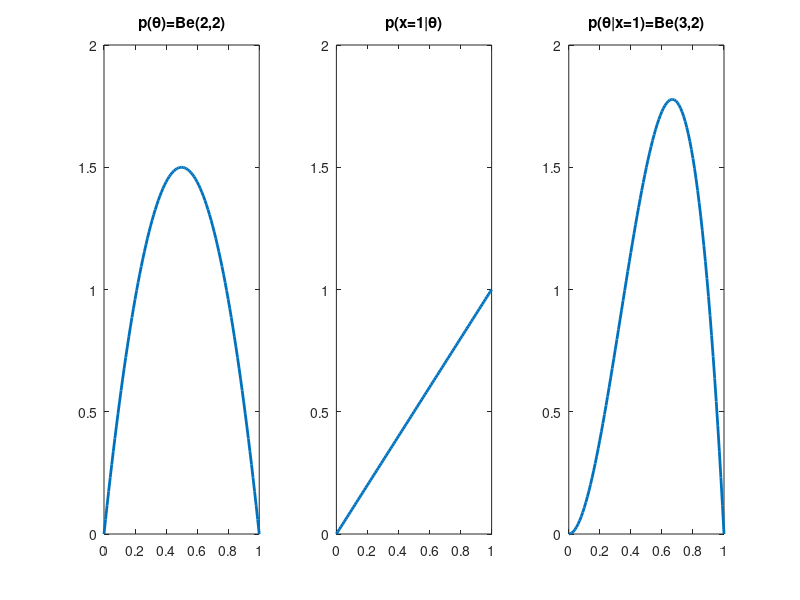
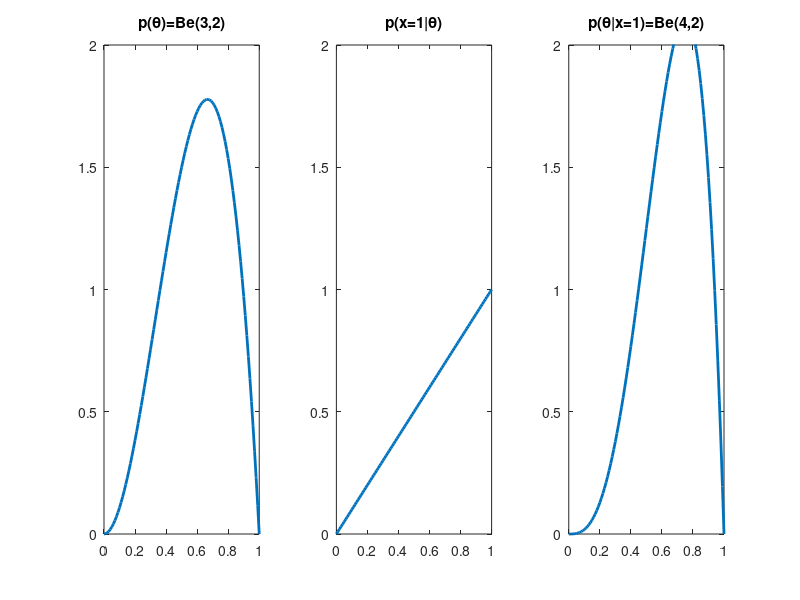
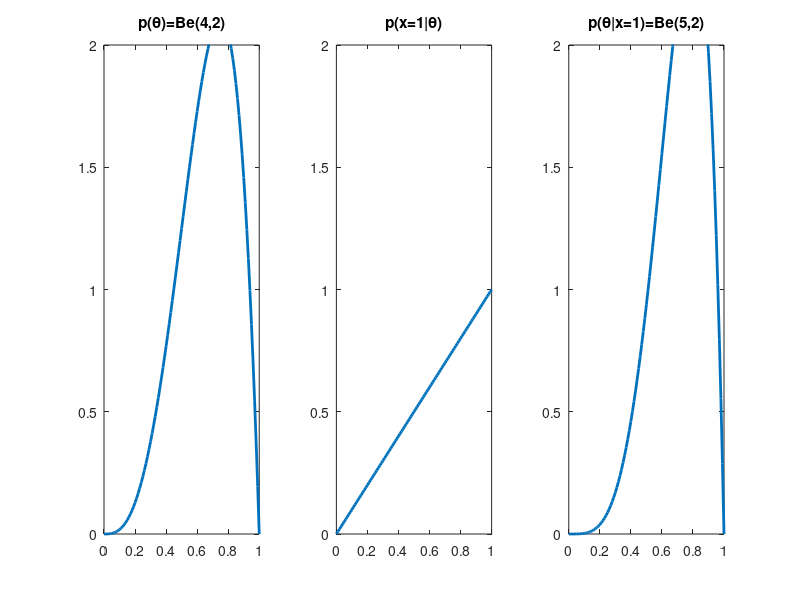
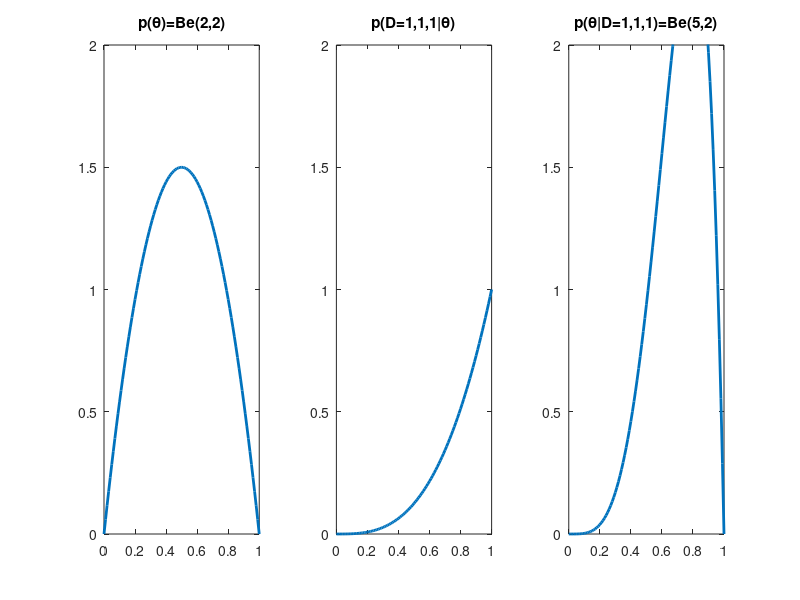

MATLAB code for these plots, in order:
xs = 0:0.01:1;
a = [0.1 1];
b = [0.1 1];
for i=1:2
  p = betapdf(xs, a(i), b(i));
  subplot(1,2,i)
  plot(xs,p, 'linewidth', 2);
  title(sprintf('a=%4.2f, b=%4.2f', a(i), b(i)))
end


xs = 0:0.01:1;
a = [0.1 1 2 8];
b = [0.1 1 3 4];
for i=1:4
  p = betapdf(xs, a(i), b(i));
  subplot(2,2,i)
  plot(xs,p, 'linewidth', 2);
  title(sprintf('a=%4.2f, b=%4.2f', a(i), b(i)))
end


folder = 'C:/kmurphy/figures/other';
thetas = 0:0.01:1;
alpha1 = 2; alpha0 = 2;
N1=1; N0=0; N = N1+N0;
prior = betapdf(thetas, alpha1, alpha0);
lik =  thetas.^N1 .* (1-thetas).^N0;	
post = betapdf(thetas, alpha1+N1, alpha0+N0);
h=figure;
%set(gcf, 'position', [100 100 800 200])
subplot(1,3,1);plot(thetas, prior, 'linewidth', 2); 
axis([0 1 0 2]); title('p(\theta)=Be(2,2)')
subplot(1,3,2);plot(thetas, lik, 'linewidth', 2); 
axis([0 1 0 2]); title('p(x=1|\theta)');
subplot(1,3,3);plot(thetas, post, 'linewidth', 2); 
axis([0 1 0 2]); title('p(\theta|x=1)=Be(3,2)')
print(gcf, '-depsc', fullfile(folder, 'betaUpdateX1.eps'))


thetas = 0:0.01:1;
alpha1 = 3; alpha0 = 2;
N1=1; N0=0; N = N1+N0;
prior = betapdf(thetas, alpha1, alpha0);
lik =  thetas.^N1 .* (1-thetas).^N0;	
post = betapdf(thetas, alpha1+N1, alpha0+N0);
figure;
%set(gcf, 'position', [100 100 800 200])
subplot(1,3,1);plot(thetas, prior, 'linewidth', 2); 
axis([0 1 0 2]); title('p(\theta)=Be(3,2)')
subplot(1,3,2);plot(thetas, lik, 'linewidth', 2); 
axis([0 1 0 2]); title('p(x=1|\theta)');
subplot(1,3,3);plot(thetas, post, 'linewidth', 2); 
axis([0 1 0 2]); title('p(\theta|x=1)=Be(4,2)')
print(gcf, '-depsc', fullfile(folder, 'betaUpdateX11.eps'))


thetas = 0:0.01:1;
alpha1 = 4; alpha0 = 2;
N1=1; N0=0; N = N1+N0;
prior = betapdf(thetas, alpha1, alpha0);
lik =  thetas.^N1 .* (1-thetas).^N0;	
post = betapdf(thetas, alpha1+N1, alpha0+N0);
figure;
%set(gcf, 'position', [100 100 800 200])
subplot(1,3,1);plot(thetas, prior, 'linewidth', 2); 
axis([0 1 0 2]); title('p(\theta)=Be(4,2)')
subplot(1,3,2);plot(thetas, lik, 'linewidth', 2); 
axis([0 1 0 2]); title('p(x=1|\theta)');
subplot(1,3,3);plot(thetas, post, 'linewidth', 2); 
axis([0 1 0 2]); title('p(\theta|x=1)=Be(5,2)')
print(gcf, '-depsc', fullfile(folder, 'betaUpdateX111.eps'))

thetas = 0:0.01:1;
alpha1 = 2; alpha0 = 2;
N1=3; N0=0; N = N1+N0;
prior = betapdf(thetas, alpha1, alpha0);
lik =  thetas.^N1 .* (1-thetas).^N0;	
post = betapdf(thetas, alpha1+N1, alpha0+N0);
figure;
%set(gcf, 'position', [100 100 800 200])
subplot(1,3,1);plot(thetas, prior, 'linewidth', 2); 
axis([0 1 0 2]); title('p(\theta)=Be(2,2)')
subplot(1,3,2);plot(thetas, lik, 'linewidth', 2); 
axis([0 1 0 2]); title('p(D=1,1,1|\theta)');
subplot(1,3,3);plot(thetas, post, 'linewidth', 2); 
axis([0 1 0 2]); title('p(\theta|D=1,1,1)=Be(5,2)')
print(gcf, '-depsc', fullfile(folder, 'betaUpdateX111b.eps'))
